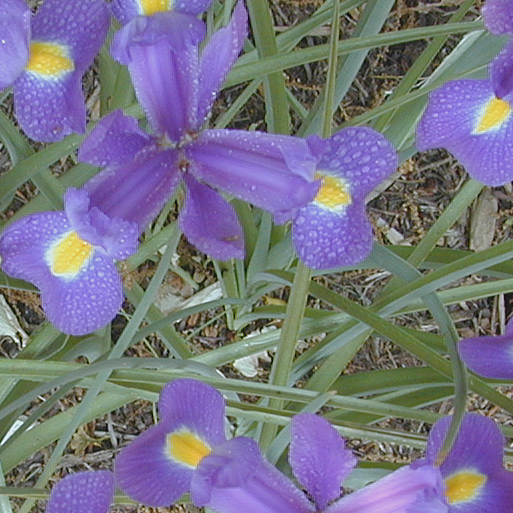
#> input picture images/colour_flower_opac.tif, 513 x 513 px
$ python ex2_3_histograma_equalizacao.py
#> lines starting #> are read from the running program, lines starting #| are printed output that depends on the picture; long printed decimals are rounded
"""
2.3 - Histograma e equalização
Saída esperada: imagem original, histograma original, imagem equalizada,
histograma equalizado e tabela de mapeamento para 3 níveis.
Permitido: cv2.calcHist, np.cumsum. Proibido: cv2.equalizeHist (só para validação).
"""
import numpy as np
import cv2
import matplotlib.pyplot as plt


def calcular_histograma(img_gray):
    # usar cv2.calcHist para obter n_k (256 posições)
    # achatar o resultado para vetor 1D
    n_k = cv2.calcHist([img_gray], [0], None, [256], [0, 256]).flatten()
    return n_k.astype(np.float64)  # garante que seja inteiro


def equalizar(img_gray):
    # obter n_k com calcular_histograma
    n_k = calcular_histograma(img_gray)
    # calcular p(r_k) = n_k / (M * N)
    p = n_k / img_gray.size
    # calcular a CDF com np.cumsum
    cdf = np.cumsum(p, dtype=np.float64)
    # calcular s_k = round((L - 1) * CDF), com L = 256
    lut = np.round((255) * cdf)
    lut = np.clip(lut, 0, 255).astype(np.uint8)  # garante que os valores estejam entre 0 e 255

    img_equalizada = lut[img_gray]  # Aplicar a LUT na imagem original

    return img_equalizada, n_k, p, cdf, lut


def tabela_mapeamento(niveis, n_k, p, cdf, lut):
    """Exibe o caminho do mapeamento para cada nível escolhido."""

    print("\nTabela de mapeamento da equalização")
    print("-" * 75)
    print(
        f"{'r_k':>6} {'n_k':>12} {'p(r_k)':>12} "
        f"{'CDF(r_k)':>12} {'s_k':>8}"
    )
    print("-" * 75)

    for nivel in niveis:
        print(
            f"{nivel:>6} "
            f"{int(n_k[nivel]):>12} "
            f"{p[nivel]:>12.6f} "
            f"{cdf[nivel]:>12.6f} "
            f"{int(lut[nivel]):>8}"
        )


if __name__ == "__main__":
    img_gray = cv2.imread("images/colour_flower_opac.tif", cv2.IMREAD_GRAYSCALE)
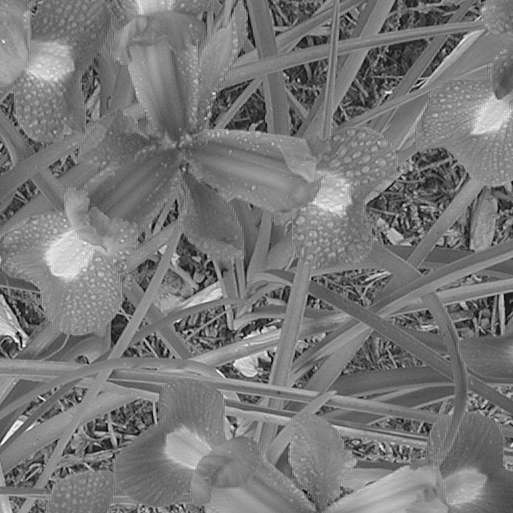
#> img_gray: shape (513, 513); min 0, max 251, mean 119.5

    img_equalizada, n_k, p, cdf, lut = equalizar(img_gray)
#> in calcular_histograma, `n_k = cv2.calcHist([img_gray], [0], None, [256], [0, 256]).flatten()`: n_k = 256 values, max 4094 at index 126, min 0 at index 1, mean 1028
#> in equalizar, `p = n_k / img_gray.size`: p = 256 values, max 0.0156 at index 126, min 0 at index 1, mean 0.00391
#> in equalizar, `cdf = np.cumsum(p, dtype=np.float64)`: cdf = 256 values from 3.8e-06 to 1
#> in equalizar, `lut = np.round((255) * cdf)`: lut = 256 values from 0 to 255
#> in equalizar, `img_equalizada = lut[img_gray]`:
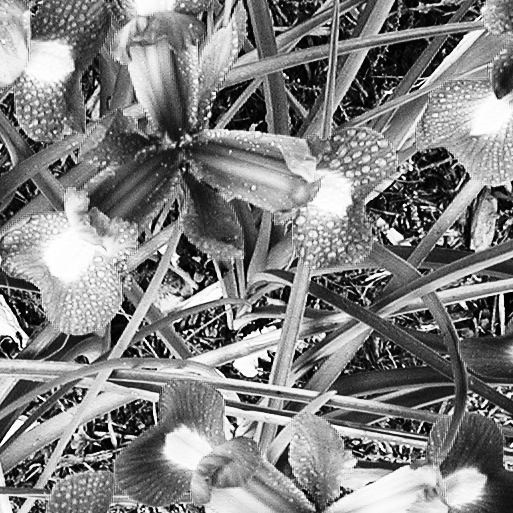
#> img_equalizada: shape (513, 513); min 0, max 255, mean 128.8
#> cdf = 256 values from 3.8e-06 to 1; lut = 256 values from 0 to 255

    # equalizacao com OpenCV (para validacao).
    img_equalizada_cv2 = cv2.equalizeHist(img_gray)
    hist_equalizada_cv2 = calcular_histograma(img_equalizada_cv2)
#> hist_equalizada_cv2 = 256 values, max 4094 at index 150, min 0 at index 27, mean 1028

    # histograma
    hist_equalizado = calcular_histograma(img_equalizada)
#> hist_equalizado has the same summary as hist_equalizada_cv2

    # seleciona tres niveis de intensidade presentes na imagem original
    niveis_presentes = np.flatnonzero(n_k > 0)
#> niveis_presentes = 248 values from 0 to 251

    if len(niveis_presentes) < 3:
        raise ValueError(
            "A imagem precisa conter pelo menos três níveis "
            "de intensidade distintos."
        )

    niveis = [
        int(niveis_presentes[0]),
        int(niveis_presentes[len(niveis_presentes) // 2]),
        int(niveis_presentes[-1])
    ]
#> niveis = [0, 126, 251]

    # exibe a tabela de mapeamento.
    tabela_mapeamento(niveis, n_k, p, cdf, lut)
#> the loop in tabela_mapeamento, `for nivel in niveis:` made 3 passes
#> nivel on passes 2 to 3: 126, 251
#|      0            1     4e-06     4e-06        0
#|    126         4094     0.01556     0.5872      150
#|    251            3     1.1e-05     1.000      255

    fig, axes = plt.subplots(3, 2, figsize=(12, 9))

    # Imagem original.
    axes[0, 0].imshow(
        img_gray, cmap="gray", vmin=0, vmax=255
    )
    axes[0, 0].set_title("Imagem Original")
    axes[0, 0].axis("off")

    # Histograma original.
    axes[0, 1].plot(np.arange(256), n_k)
    axes[0, 1].set_title("Histograma Original")
    axes[0, 1].set_xlabel("Intensidade")
    axes[0, 1].set_ylabel("Frequência")
    axes[0, 1].set_xlim(0, 255)
    axes[0, 1].grid(True, alpha=0.3)

    # Imagem equalizada.
    axes[1, 0].imshow(
        img_equalizada, cmap="gray", vmin=0, vmax=255
    )
    axes[1, 0].set_title("Imagem Equalizada")
    axes[1, 0].axis("off")

    # Imagem equalizada por cv2 (para validação).
    axes[2, 0].imshow(
        img_equalizada_cv2, cmap="gray", vmin=0, vmax=255
    )
    axes[2, 0].set_title("Imagem Equalizada (cv2)")
    axes[2, 0].axis("off")

    # Histograma equalizado por cv2 (para validação).
    axes[2, 1].plot(np.arange(256), hist_equalizada_cv2)
    axes[2, 1].set_title("Histograma Equalizado (cv2)")
    axes[2, 1].set_xlabel("Intensidade")
    axes[2, 1].set_ylabel("Frequência")
    axes[2, 1].set_xlim(0, 255)
    axes[2, 1].grid(True, alpha=0.3)

    # Histograma resultante.
    axes[1, 1].plot(np.arange(256), hist_equalizado)
    axes[1, 1].set_title("Histograma Equalizado")
    axes[1, 1].set_xlabel("Intensidade")
    axes[1, 1].set_ylabel("Frequência")
    axes[1, 1].set_xlim(0, 255)
    axes[1, 1].grid(True, alpha=0.3)

    plt.tight_layout()
    plt.show()
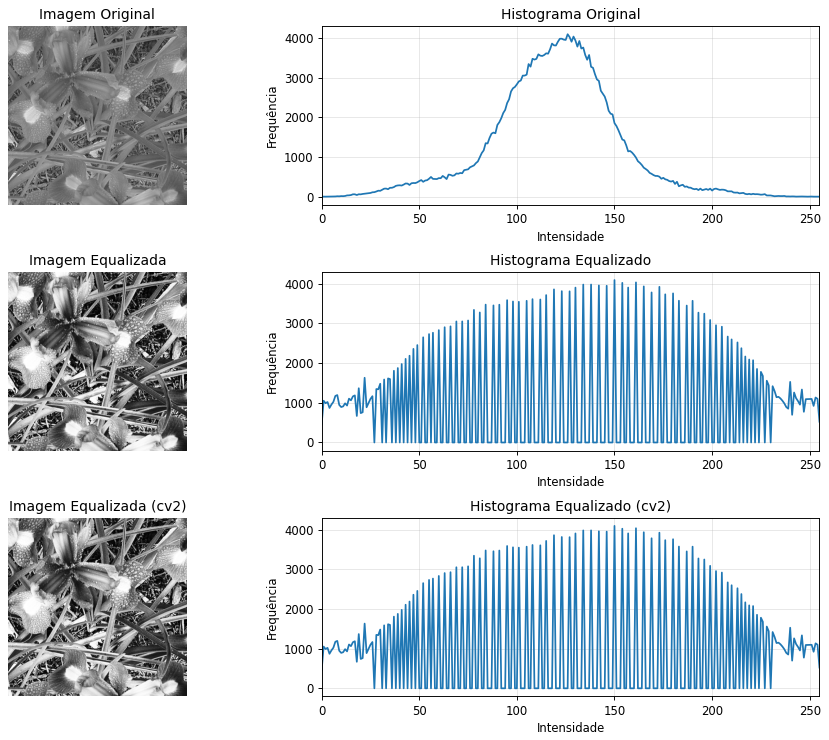
#> figure drawn by matplotlib, 6 panels; panel 2: curve peaks at x = 126, y = 4094; panel 4: curve peaks at x = 150, y = 4094; panel 6: curve peaks at x = 150, y = 4094
